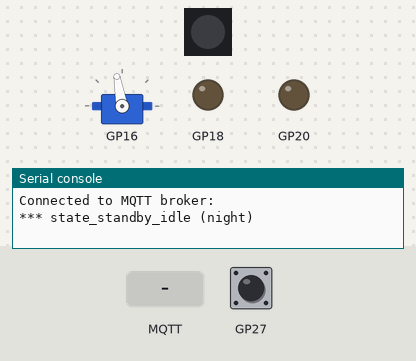
Bench run of a program on a simulated Raspberry Pi Pico running CircuitPython. Parts: 1 RGB LEDs in strip order, left to right, servo, output pins drawn as LEDs (lit = HIGH), the last lines printed to the serial console. The inputs (shaded band) are chosen by the test bench; at power-on: GP27 LOW. WiFi joins after 1.5 s; no MQTT or app messages arrive unless stated; library files of the repository ran but are not shown: neopixel_led.py, mqtt_setup.py.

Above: at 2.4 s.
3.0 s: GP27 pulled HIGH for 0.15 s
6.0 s: MQTT message "reefcontrol/energy" arrives on the first subscribed topic
At 8.26 s:
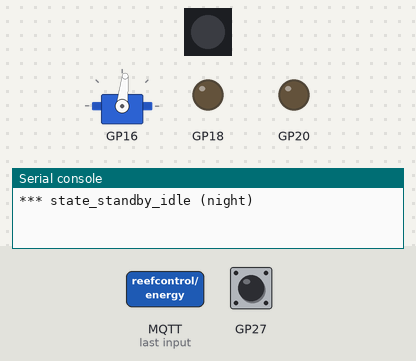
9.0 s: GP27 pulled HIGH for 1 s
12.0 s: MQTT message "int" arrives on the first subscribed topic
15.0 s: MQTT message "on" arrives on the first subscribed topic
Timing chart, 0 to 19.0 s (numbered marks = the images above; inputs shaded):
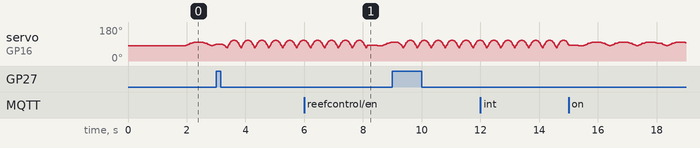

The program:

code.py
```python
from creature import Creature
from ecosystem import EcoSystem
from timer import Timer
import time

try:
    from settings import settings
except ImportError:
    print("WiFi settings are kept in settings.py, please add or change them there!")
    raise

ECOSYSTEM_TIMER_THRESHOLD = 3
ecosystem_timer = time.monotonic()

# Instantiate the robot - part of the "Robots Among Us" installation
creature = Creature()

# class initialization only connects to wifi/broker if flag is True
# ecosystem.py has all the wifi and mqtt code, parameters in settings.py
# "ecosystem" is the name of the mqtt topic
# "Creature" is the robot object create above
# "connect_to_ecosystem" indicates if the robot should connect to the robot network.
#   If this is set to "false" it will randomly send messages in order to simulate the robot network
ecosystem = EcoSystem(ecosystem="reef", creature=creature, connect_to_ecosystem=True)

# add the ecosystem to the creature
creature.ecosystem = ecosystem

while True:
    # This will check for new messages.
    # The behaviour for theses messages is in creature.py -> message()

    if time.monotonic() - ecosystem_timer > ECOSYSTEM_TIMER_THRESHOLD:
        ecosystem_timer = time.monotonic()
        ecosystem.check_for_messages()

    # This will trigger the default behaviour that will play.
    # regardless if there is a message or not.
    creature.loop()
    time.sleep(0.01)
```

creature.py
```python
from components.button import Button
from components.buzzer import Buzzer
from components.neopixel_led import NeopixelLED
from components.vibration_motor import VibrationMotor
from components.servo_motor import Servo
from components.slider import Slider
from components.tof import Tof
from components.electro_magnet import ElectroMagnet
from timer import Timer
import time
from varspeed import Vspeed
from behaviours import Behaviours
import random
import math


# Select your inputs and outputs by uncommenting them here
##########################################################

button = Button()
buzzer = Buzzer()
motor = VibrationMotor()
led = NeopixelLED(1)
servo = Servo()
behaviours = Behaviours()
tof = Tof()
electromagnet = ElectroMagnet()
slider = Slider()

###########################################################

increase = True
led_power = 255
color = (1, 0, 0, 0)

MIN = 0
MAX = 2 ** 16
vs1 = Vspeed(init_position=0, result="int", debug=False)
vs1.set_bounds(lower_bound=MIN, upper_bound=MAX)
vs2 = Vspeed(init_position=0, result="int", debug=False)
vs2.set_bounds(lower_bound=MIN, upper_bound=MAX)


class Creature:
    state_active_idle = 0
    state_active_detected = 1
    state_standby_idle = 2
    state_standby_detected = 3
    state_task_mode = 4

    task_duration = 30
    detection_duration = 5
    detection_timer = Timer(30)
    time_of_day = 0
    energy = 0

    previous_state = state_task_mode
    current_state = state_active_idle

    def __init__(self):
        self.ecosystem = None

    def message(self, topic, msg):
        global color
        # print("recieved: Topic:" + str(topic) + " Message:" + str(msg))

        # If we receive a new time of day
        if topic == "reefcontrol/timeofday":
            # Update the time of day (active hours vs standby hours)
            self.time_of_day = int(msg)
            #print("Updated time of day " + str(self.time_of_day))
        if topic == "reefcontrol/energy":
            # Update the robot's energy level
            self.energy = int(msg)

###################################################
    # uncomment the Time of Flight or slider code if you want to use it


    def sense(self):
        if button.sense() == True:
            return True

        #distance = 150 #distance in mm
        #if tof.sense(distance) == True:
        #    return True()
        #print(tof.sense_range())

        #if slider.sense() > 100:
        # return True
        #print (slider.sense())


###################################################

    def print_state(self):
        if self.current_state != self.previous_state:
            if self.current_state == 0:
                print("*** state_active_idle (day)")
            elif self.current_state == 1:
                print("*** state_active_detected (day motion)")
            elif self.current_state == 2:
                print("*** state_standby_idle (night)")
            elif self.current_state == 3:
                print("*** state_standby_detected (night motion)")
            elif self.current_state == 4:
                print("*** state_task_mode (beautiful)")
        self.previous_state = self.current_state

    def checkState(self, isRunning):
        #print(self.detection_timer)
        if self.current_state == self.state_active_idle:
            if self.sense():
                self.current_state = self.state_active_detected
                self.detection_timer.set_duration(self.detection_duration)
                self.detection_timer.start()
            elif self.time_of_day < 360 or self.time_of_day > 1080:
                self.current_state = self.state_standby_idle
            elif self.detection_timer.expired():
                self.current_state = self.state_task_mode

        elif self.current_state == self.state_active_detected:
            if self.sense():
                self.detection_timer.start()
            elif self.time_of_day < 360 or self.time_of_day > 1080:
                self.current_state = self.state_standby_detected
            elif self.detection_timer.expired():
                self.current_state = self.state_active_idle
                self.detection_timer.set_duration(self.task_duration)
                self.detection_timer.start()

        elif self.current_state == self.state_standby_idle:
            if self.sense():
                self.current_state = self.state_standby_detected
                self.detection_timer.set_duration(self.detection_duration)
                self.detection_timer.start()
            elif self.time_of_day > 360 and self.time_of_day < 1080:
                self.current_state = self.state_active_idle
                self.detection_timer.set_duration(self.task_duration)
                self.detection_timer.start()

        elif self.current_state == self.state_standby_detected:
            if self.sense():
                self.detection_timer.start()
            elif self.time_of_day > 360 and self.time_of_day < 1080:
                self.current_state = self.state_active_detected
                self.detection_timer.set_duration(self.detection_duration)
                self.detection_timer.start()
            elif self.detection_timer.expired():
                self.current_state = self.state_standby_idle

        elif self.current_state == self.state_task_mode:
            if not isRunning:
                self.current_state = self.state_active_idle
                self.detection_timer.set_duration(self.task_duration)
                self.detection_timer.start()


    def loop(self):
        beh = behaviours.getBehaviour(self.current_state)
        position1, running1, changed1 = vs1.sequence(beh[0], beh[1]) # Here we input the sequence from sequence.py and our most important output is position1. This is the number we should currently be at when following our sequence
        position2, running2, changed2 = vs2.sequence(beh[2], beh[3]) # Same as above but for our second sequence

        self.checkState(running1 or running2)
        self.print_state()

        ###############################################################
        # Robot control outputs                                       #
        # Hardware configuration:                                     #
        # - Button (human detection) on GP16                          #
        # - Servo motor (movement) on GP15                            #
        # - Vibration motor (haptic feedback) on GP14                 #
        # - NeoPixel LED (visual indicators) connected                #
        ###############################################################

        #buzzer.update(50)
        #buzzer.set_frequency(2000)
        #electromagnet.update(position1)
        #led.update_full_color((position1,0,position2//1000,0)) # Robot-themed color (red + blue)
        #motor.update(position1) # Controls the robot's vibration intensity
        servo.update(position2) # Controls the robot's movement mechanism
```

ecosystem.py
```python
from wifi_setup import WiFi
from mqtt_setup import MQTTBroker
from timer import Timer
import random
import time

# All messages in this list will be sent as part of the offline simulation
offline_messages = ["350", "370"]
active_or_standby = 1

offline_timer = Timer()
offline_timer.set_duration(5)

class EcoSystem:
    def __init__(self, ecosystem, creature, connect_to_ecosystem):
        self.connect_to_ecosystem = connect_to_ecosystem
        self.creature = creature
        self.wifi_connected = False
        self.mqtt_connected = False

        if self.connect_to_ecosystem:
            try:
                print("Initializing WiFi...")
                self.wifi = WiFi()
                self.wifi_connected = True

                print("Initializing MQTT...")
                self.mqtt = MQTTBroker(self.wifi, ecosystem, self.creature)
                self.mqtt_connected = True
            except Exception as e:
                print(f"Failed to connect to ecosystem: {e}")
                print("Falling back to offline mode")
                self.connect_to_ecosystem = False

    # Sends a message in the ecosystem
    def send_message(self, message):
        print("sending: " + message)
        if self.connect_to_ecosystem and self.mqtt_connected:
            try:
                self.mqtt.send(self.mqtt.client_id + "$$$" + message)
            except Exception as e:
                print(f"Failed to send message: {e}")

    # Checks if there is a message from the robot network
    def check_for_messages(self):
        global offline_messages, offline_timer, active_or_standby
        if self.connect_to_ecosystem and self.mqtt_connected:
            try:
                self.mqtt.loop()
            except Exception as e:
                print(f"MQTT communication error: {e}")
                # Try to reconnect
                try:
                    if hasattr(self, 'wifi') and hasattr(self, 'mqtt'):
                        self.wifi.reset()
                        time.sleep(1)
                        self.mqtt.mqtt_client.reconnect()
                except Exception as reconnect_error:
                    print(f"Failed to reconnect: {reconnect_error}")
        else:
            # Simulate robot network messages in offline mode
            if offline_timer.expired():
                offline_timer.set_duration(60)
                offline_timer.start()
                self.creature.message("reefcontrol/timeofday", offline_messages[active_or_standby])
                if active_or_standby == 0:
                    active_or_standby = 1
                else:
                    active_or_standby = 0
```

timer.py
```python
import time

class Timer():
    def __init__(self, duration = 0):
        self.duration = duration
        self.time_mark = 0

    def start(self):
        self.time_mark = time.monotonic()

    def set_duration(self, duration):
        self.duration = duration

    def expired(self):
        if time.monotonic() - self.time_mark > self.duration:
            return True
        else:
            return False
```

settings.py
```python
settings = {
    "ssid" : " ", # The name of the WiFi
    "password" : " ", # WiFi password
    "mqtt_broker": " ", # ip address of the broker
    "mqtt_broker_user" : " ", # The username for connecting to the server
    "mqtt_broker_password" : " ", # The password for connecting to the server
    "mqtt_clientid": "Robot_1", #your team name
}
```

button.py
```python
# button.py

import digitalio
import board
from pin_config import BUTTON_PIN

class Button():
    previous_button_value = False

    def __init__(self, port=BUTTON_PIN):
        self.button = digitalio.DigitalInOut(port)
        self.button.direction = digitalio.Direction.INPUT
        self.button.pull = digitalio.Pull.DOWN  # Added pull-up resistor for Pico

    def sense(self):
        button_status = False
        current_button_value = self.button.value

        # Only trigger on button down
        if (current_button_value == True):
            button_status = True

        return button_status

    def sense_release(self):
        current_button_value = self.button.value
        button_status = False

        # Only trigger on button release
        if (self.previous_button_value == True and current_button_value == False):
            button_status = True

        self.previous_button_value = current_button_value

        return button_status
```

buzzer.py
```python
# buzzer.py

import pwmio
from pin_config import BUZZER_PIN

class Buzzer():
    def __init__(self, port=BUZZER_PIN):
        self.buzzer = pwmio.PWMOut(port, frequency = 50, variable_frequency=True)

    # Takes a value between 0 and 100, then scales it up.
    def update(self, volume):
        scaledVolume = volume/100*65535
        self.buzzer.duty_cycle = int(scaledVolume)

    def set_frequency(self, fq):
        self.buzzer.frequency = fq
```

vibration_motor.py
```python
# vibration motor

import time
import pwmio
import digitalio
from pin_config import VIBRATION_PIN

class VibrationMotor():
    def __init__(self,port=VIBRATION_PIN):
        self.motor = pwmio.PWMOut(port, frequency=300, duty_cycle=0)

    # Takes either true or false
    def update(self, value):
        self.motor.duty_cycle = value
```

servo_motor.py
```python
# servo_motor.py

import pwmio
from adafruit_motor import servo
from pin_config import SERVO_PIN

class Servo():
    def __init__(self, port=SERVO_PIN):
        self.pwm = pwmio.PWMOut(port, frequency = 50)
        self.servo = servo.Servo(self.pwm)
        self.lastAngle = 0

    # Takes a value between 0 and 180
    def update(self, angle):
        if angle == self.lastAngle:
            return

        if angle < 0:
            angle = 0
        elif angle > 180:
            angle = 180

        self.servo.angle = angle
        self.lastAngle = angle
```

slider.py
```python
# slider.py
import time
from analogio import AnalogIn
from analogio import AnalogOut
import pwmio
from pin_config import SLIDER_PIN

class Slider():
    def __init__(self, port=SLIDER_PIN):
            self.slider = AnalogIn(port)

    def sense(self):
        #print(self.slider.value)
        return (self.slider.value >> 6)
```

tof.py
```python
# Tof.py

import time
from pin_config import TOF_PIN_SCL, TOF_PIN_SDA
import busio
import adafruit_vl53l0x

class Tof():
    def __init__(self):
        self.i2c = busio.I2C(TOF_PIN_SCL, TOF_PIN_SDA)
        self.vl53 = adafruit_vl53l0x.VL53L0X(self.i2c)

    def sense(self, distance):
        return self.vl53.range < distance and self.vl53.range > 20

    def sense_range(self):
        return self.vl53.range
```

electro_magnet.py
```python
# electro_magnet.py

import board
import digitalio
from pin_config import EMAGNET_PIN

class ElectroMagnet():
    def __init__(self, port=EMAGNET_PIN):
        self.magnet = digitalio.DigitalInOut(port)
        self.magnet.direction = digitalio.Direction.OUTPUT

    # Takes either true or false
    def update(self, value):
        print(value)
        if value > 0:
            self.magnet.value = True
        else:
            self.magnet.value = False
```

behaviours.py
```python
class Behaviours:
    state_active_idle = 0
    state_active_detected = 1
    state_standby_idle = 2
    state_standby_detected = 3
    state_task_mode = 4
    def getBehaviour(self, state):
#         state = self.state_task_mode # Change this to the state you want to test
# Currently the above line is commented out and if you want to use it then you'll have to remove the "#" in front.
# Removing that will disable the actual state the robot is in and set it to a specific state so that you can test that specific state.
        if state == self.state_active_idle: # If the state is active_idle then do the following code
            sequence1 = [(0, 0.1, 1, "QuadEaseIn")] # Our sequence here is simply "go to 0 in 0.1 seconds using 1 step" Which translates to just being 0 all the time
            loops1 = 0 # Its for the vibration motor which is either on or off so we chose to keep it off
            sequence2 = [(80, 0.2, 1, "QuadEaseIn"), # Here we have an actual sequence, it goes to 80 in 0.2 seconds and then goes to 100 in 0.2 seconds
                   (100, 0.2, 1, "QuadEaseOut")] # Both are done in one single step so it will be instant. This will make the servo go up and down rather quickly
            loops2 = 0 # We set this to 0 as we want it to continue forever and to never stop.
            return (sequence1, loops1, sequence2, loops2) # Here we return these values which we can then use back in creature.py as our vspeed inputs.


        if state == self.state_active_detected:
            sequence1 = [(65000, 0.1, 1, "QuadEaseIn")] # This is still the vibration motor, it is on an analog pin which has a range between 0 and 65535 (2^16-1), 65000 is enough to turn it on.
            loops1 = 0
            sequence2 = [(70, 0.1, 1, "QuadEaseIn"), # Same as in the state above except for that its faster and it goes further
                   (110, 0.1, 1, "QuadEaseOut")]
            loops2 = 0
            return (sequence1, loops1, sequence2, loops2)


        if state == self.state_standby_idle:
            sequence1 = [(0, 0.1, 1, "QuadEaseIn")]
            loops1 = 0
            sequence2 = [(80, 0.4, 10, "QuadEaseIn"), # Here we actually use 10 steps which means you'll get more of a swaying motion rather than instant. It is also a bit slower.
                   (100, 0.4, 10, "QuadEaseOut")]
            loops2 = 0
            return (sequence1, loops1, sequence2, loops2)


        if state == self.state_standby_detected:
            sequence1 = [(0, 0.1, 1, "QuadEaseIn")]
            loops1 = 0
            sequence2 = [(70, 0.2, 10, "QuadEaseIn"),
                   (110, 0.2, 10, "QuadEaseOut")]
            loops2 = 0
            return (sequence1, loops1, sequence2, loops2)


        if state == self.state_task_mode:
            sequence1 = [(65000, 0.1, 1, "QuadEaseIn"), (0, 5.9, 1, "QuadEaseIn")]
            loops1 = 1
            sequence2 = [(0, 1, 10, "QuadEaseIn"),
                   (180, 1, 10, "QuadEaseOut")]
            loops2 = 3
            return (sequence1, loops1, sequence2, loops2)
```

Source omitted: varspeed.py (7883 bytes), wifi_setup.py (2213 bytes), pin_config.py (742 bytes)
